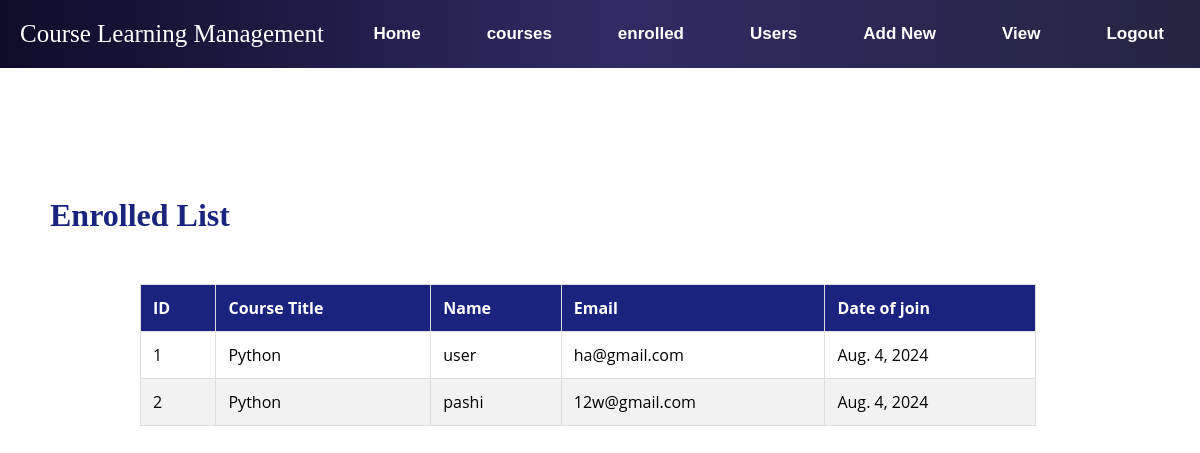
/enroled-list (signed in), run on an earlier commit of the app's database.
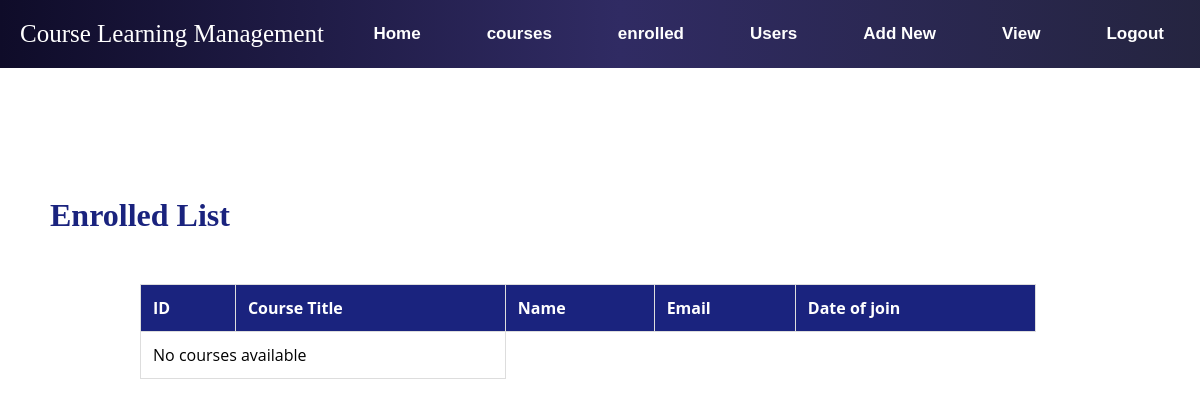
And on a later commit of the database.
### Course/models.py (models this page shows, shortened)
class enroll_details(models.Model):
    user=models.ForeignKey(User, on_delete=models.CASCADE)
    course=models.ForeignKey(Course, on_delete=models.CASCADE)
    date=models.DateField(auto_now_add=True)

class Course(models.Model):
    Title=models.TextField()
    Details=models.TextField()

### Course/views.py (the view)
# urls.py: path('enroled-list',views.enrolled_course,name='enrolled'),
def enrolled_course(request):
    all=enroll_details.objects.all()
    data=enroll_details.objects.filter(user=request.user)
    return render(request,'enrolled_list.html',{'data':data,'all':all})

### template/enrolled_list.html (shortened to what this page needs)
{% extends "base.html" %}
{% load static %}
{% block content %}
<div class="container">
    {% if user.is_staff %}
    <div class="table-container desktop">
        <h2>Enrolled List</h2>
        <table>
            <thead>
                <tr>
                    <th>ID</th>
                    <th>Course Title</th>
                    <th>Name</th>
                    <th>Email</th>
                    <th>Date of join</th>
                </tr>
            </thead>
            <tbody>
                {% if all %}
                {% for course in all %}
                <tr>
                    <td>{{course.id}}</td>
                    <td>{{ course.course.Title }}</td>
                    <td>{{course.user.username}}</td>
                    <td>{{course.user.email}}</td>
                    <td>{{course.date}}</td>
                </tr>
                {% endfor %}
                {% else %}
                <tr>
                    <td colspan="2">No courses available</td>
                </tr>
                {% endif %}
            </tbody>
        </table>
    </div>
    {% endif %}
</div>
{% endblock %}

### template/base.html (shortened to what this page needs)
<!DOCTYPE html>
<html lang="en">
<head>
</head>
<body>
    <header>
        <div class="mobile-view">
            <a href="{% url 'home' %}" class="logo">Course Learning Management</a>
        </div>
        <div>
            <nav class="navbar">
                <button>
                    <a href="{% url 'home' %}">Home</a>
                </button>
                {% if user.is_authenticated %}
                <button>
                    <a href="{% url 'dashboard' %}">courses</a>
                </button>
                <button>
                    <a href="{% url 'enrolled' %}">enrolled</a>
                </button>
                {% if user.is_staff %}
                <button>
                    <a href="{% url 'manageuser' %}">Users</a>
                </button>
                <button>
                    <a href="{% url 'addcourse' %}">Add New</a>
                </button>
                <button>
                    <a href="{% url 'viewcourse' %}">View</a>
                </button>
                {% endif %}
                <button>
                    <a href="{% url 'logout' %}">Logout</a>
                </button>
                {% endif %}
            </nav>
        </div>
    </header>
    <main style="padding-top:80px">
        {% block content %}{% endblock %}
    </main>
</body>
</html>

### template/base.html (style rules this page uses)
body, h1, p { margin: 0; padding: 0; }
a { color: black; text-decoration: none; }
a { -WebKit-tap-highlight-color:rgba(0,0,0,0); }
* { -webkit-tap-highlight-color:transparent; }
header { background: linear-gradient(to right, #0f0c29, #302b63, #24243e); display: flex; justify-content: space-between; align-items: center; padding: 20px; position:fixed; width:100%; z-index:1000; }
.logo { font-size: 25px; font-family: 'Sriracha', cursive; color: #fff; text-decoration: none; }
.navbar { text-align: center; }
nav a { margin-right:50px; text-decoration: none; color: rgb(255, 255, 255); font-size: 17px; font-weight: bolder; }
button { border: transparent; background-color: transparent; }
main { min-height: 100vh; background-repeat: no-repeat; background-size: 100rem; background-position: center; width: auto; }

### template/enrolled_list.html (style rules this page uses)
.container { padding: 40px; }
h2 { text-align: center; margin-bottom: 40px; font-size: 2em; color: #1a237e; background: rgba(255, 255, 255, 0.1); display: inline-block; padding: 10px; border-radius: 10px; }
.table-container { margin-top: 40px; }
table { width: 80%; border-collapse: collapse; font-family: 'Open Sans', sans-serif; margin-left:100px; }
th, td { border: 1px solid #ddd; padding: 12px; text-align: left; }
th { background-color: #1a237e; color: white; }
.desktop { display:block; }

What changed in the data, as far as the page shows it:
removed enroll_details: id "1", course.Title "Python", user.username "user", user.email "ha@gmail.com", date "Aug. 4, 2024"
removed enroll_details: id "2", course.Title "Python", user.username "pashi", user.email "12w@gmail.com", date "Aug. 4, 2024"
Also different on the page:
text now shown: "No courses available"
